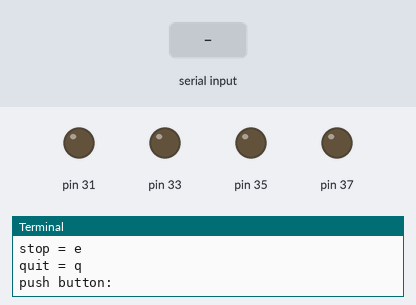
Recording of a program running on a simulated Raspberry Pi (header pin numbers). On the bench: output pins drawn as LEDs (lit = HIGH), the last lines printed to the terminal. The test bench sets the inputs (shaded band).

Above: at 1.2 s.
1.3 s: "w" typed at the terminal, then Enter
At 2.5 s:
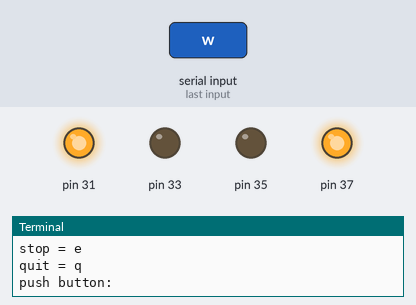
2.8 s: "s" typed at the terminal, then Enter
At 3.6 s:
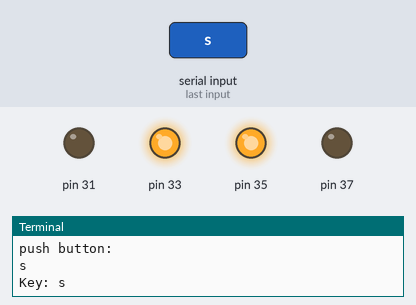
4.3 s: "a" typed at the terminal, then Enter
At 4.7 s:
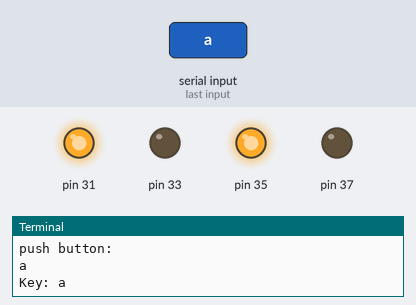
5.8 s: "d" typed at the terminal, then Enter
At 7.1 s:
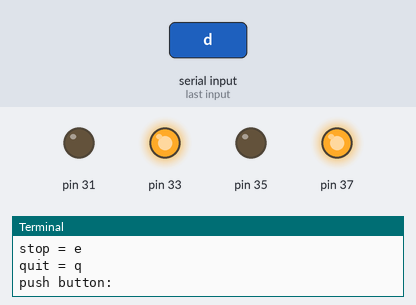
Timing chart, 0 to 8.3 s (numbered marks = the images above; inputs shaded):
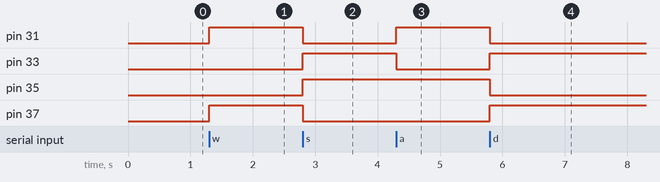

Measured:
- after the input at 1.3 s, pin 31, pin 37: LOW → HIGH at once
- after the input at 2.8 s, pin 31, pin 37: HIGH → LOW at once; pin 33, pin 35: LOW → HIGH at once
- after the input at 4.3 s, pin 31: LOW → HIGH at once; pin 33: HIGH → LOW at once
- after the input at 5.8 s, pin 31, pin 35: HIGH → LOW at once; pin 33, pin 37: LOW → HIGH at once

The program:

motor_control.py
```python
# -*- coding: utf-8 -*-
#   ___      _ _                    _
#  / _ \    | | |                  | |
# / /_\ \ __| | |__   ___  ___  ___| |__
# |  _  |/ _` | '_ \ / _ \/ _ \/ __| '_ \
# | | | | (_| | | | |  __/  __/\__ \ | | |
# \_| |_/\__,_|_| |_|\___|\___||___/_| |_|
# Date:   2020-03-09 16:16:25
# Last Modified time: 2020-03-09 21:10:21

import numpy as np
import RPi.GPIO as gpio
import time

class motor_control():
	def __init__(self):
		gpio.setmode(gpio.BOARD)
		gpio.setup(31,gpio.OUT)
		gpio.setup(33,gpio.OUT)
		gpio.setup(35,gpio.OUT)
		gpio.setup(37,gpio.OUT)
		gpio.setwarnings(False)
		print("Running motor controls...")

	def game_over(self,reset=False):
		gpio.output(31,False)	#left
		gpio.output(33,False)	#left
		gpio.output(35,False)	#right
		gpio.output(37,False)	#right
		if reset==True:
			gpio.cleanup()

	def forward(self,tf):
		gpio.output(31,True)	#left
		gpio.output(33,False)	#left

		gpio.output(35,False)	#right
		gpio.output(37,True)	#right

		time.sleep(tf)

	def backward(self,tf):
		gpio.output(31,False)	#left
		gpio.output(33,True)	#left

		gpio.output(35,True)	#right
		gpio.output(37,False)	#right

		time.sleep(tf)

	def left(self,tf):
		gpio.output(31,True)	#left
		gpio.output(33,False)	#left

		gpio.output(35,True)	#right
		gpio.output(37,False)	#right

		time.sleep(tf)

	def right(self,tf):
		gpio.output(31,False)	#left
		gpio.output(33,True)	#left

		gpio.output(35,False)	#right
		gpio.output(37,True)	#right

		time.sleep(tf)


	def test_motors(self,tf):

		self.forward(tf)
		self.backward(tf)
		self.left(tf)
		self.right(tf)
		self.game_over()

	def print_controls(self):
		print('CONTROLS')
		print(f'\tw')
		print(f'a\t\t d')
		print(f'\ts')
		print(f'stop = e')
		print(f'quit = q')
	def type_inp(self):
		while True:
			self.print_controls()
			key_press=input("push button: ")
			out=self.key_inp(key_press)
			if out=='e':
				print('STOP')
				self.game_over()
			if out=='q':
				print('QUITTING...')
				self.game_over(True)
				break


	def key_inp(self,event):
		print(f"Key: {event}")
		tf=1
		if event.lower() == "w":
			self.forward(tf)
			print('UP')
		elif event.lower() == "s":
			self.backward(tf)
			print('DOWN')
		elif event.lower() == "a":
			self.left(tf)
			print('LEFT')
		elif event.lower() == "d":
			self.right(tf)
			print('RIGHT')
		elif event.lower() == "q":
			return 'q'
		elif event.lower() == "e":
			return 'e'
		else:
			print('invalid')

if __name__=="__main__":

	mc=motor_control()
	mc.type_inp()
```
